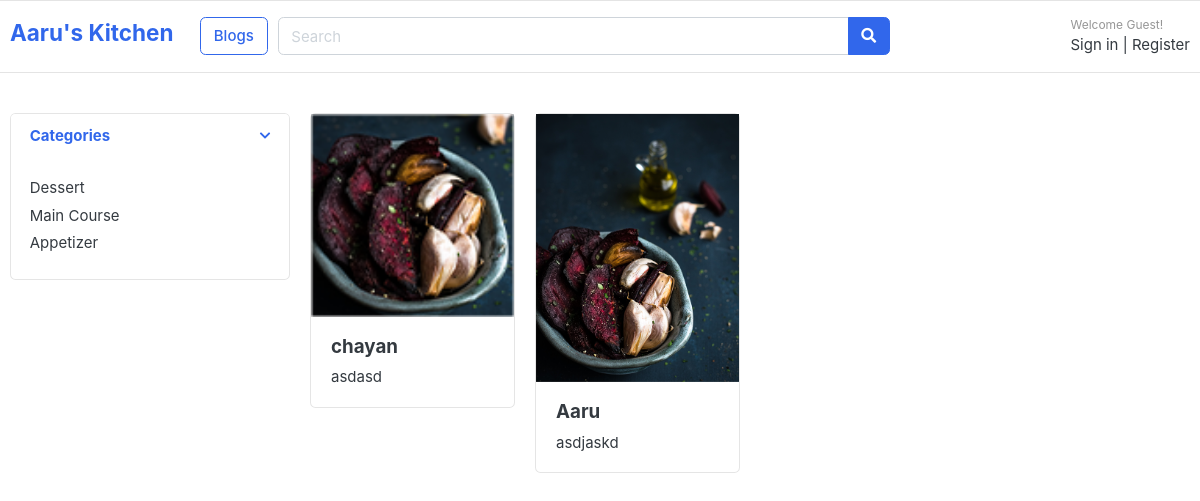
Screenshot of /recipy/blogs/ with the database file from the repository.
### recipy_category/models.py (models this page shows)
class category_model(models.Model):
    category_name = models.CharField(max_length=100)
    slug=models.SlugField(max_length=100)

### recipies/models.py (models this page shows, shortened)
class recipyModel(models.Model):
    user=models.ForeignKey(User, on_delete=models.CASCADE,null=True)
    title=models.CharField(max_length=100)
    slug=models.SlugField(max_length=100)
    ingredients=models.TextField()
    instructions=models.TextField()
    image=models.ImageField(upload_to='recipy/',blank=True)
    category=models.CharField(max_length=50,choices=meals)

### recipies/views.py (the view)
# urls.py: path('blogs/',views.blog_view,name="blogs"),
def blog_view(request,category_slug=None):
    category=category_model.objects.all()
    if category_slug:
        items=recipyModel.objects.filter(slug=category_slug)
        return render(request, 'blogs.html',{'items':items,'category':category})
    else:
        items=recipyModel.objects.all()
        return render(request, 'blogs.html',{'items':items,'category':category})

### recipies/templates/blogs.html
{% extends 'base.html' %} {% block body %}
<section class="section-content padding-y">
  <div class="container">
    <div class="row">
      <aside class="col-md-3">
        <div class="card">
          <article class="filter-group">
            <header class="card-header">
              <a
                href="#"
                data-toggle="collapse"
                data-target="#collapse_1"
                aria-expanded="true"
                class=""
              >
                <i class="icon-control fa fa-chevron-down"></i>
                <h6 class="title">Categories</h6>
              </a>
            </header>
            <div class="filter-content collapse show" id="collapse_1" style="">
              <div class="card-body">
                <ul class="list-menu">
                  {% for i in category %}
                  <li><a href="{% url 'blogs' i.slug %}">{{i.category_name}}</a></li>
                  {% endfor %}
                </ul>
              </div>
            </div>
          </article>
        </div>
      </aside>
      <main class="col-md-9">
        <div class="row">
          {% for item in items %}
          <div class="col-md-3">
            <div class="card card-product-grid">
              <img src="{{item.image.url}}" />
              <figcaption class="info-wrap">
                <h5>{{item.title}}</h5>
                <p>{{item.instructions}}</p>
              </figcaption>
            </div>
          </div>
          {% endfor %}
        </div>
      </main>
    </div>
  </div>
</section>
{% endblock body %}

### static/css/ui.css (style rules this page uses)
html { font-family: "Inter", sans-serif; font-size: 15px; }
.padding-y { padding-top: 40px; padding-bottom: 40px; }
article:after, .form-group:after { display: block; clear: both; content: ""; }
p:last-child { margin-bottom: 0; }
[class*=list-] li:after { visibility: hidden; display: block; content: ""; overflow: hidden; height: 0; clear: both; }
.list-menu { list-style: none; margin: 0; padding-left: 0; }
.list-menu li { margin-bottom: 5px; }
.list-menu a { color: #343a40; }
[class*=card-product] p { margin-bottom: 0; }
.card-product-grid { margin-bottom: 20px; }
.card-product-grid .info-wrap { overflow: hidden; padding: 18px 20px; }
.icon-control { margin-top: 5px; float: right; font-size: 80%; }
.card-header .title { margin-bottom: 0; line-height: 1.5; }
.filter-group { border-bottom: 1px solid #e4e4e4; }
.filter-group .card-header { border-bottom: 0; }
.filter-group:last-child { border-bottom: 0; }

### rows the page displays
category_model: category_name "Dessert"
category_model: category_name "Main Course"
category_model: category_name "Appetizer"
recipyModel: image (picture), title "chayan", instructions "asdasd"
recipyModel: image (picture), title "Aaru", instructions "asdjaskd"
